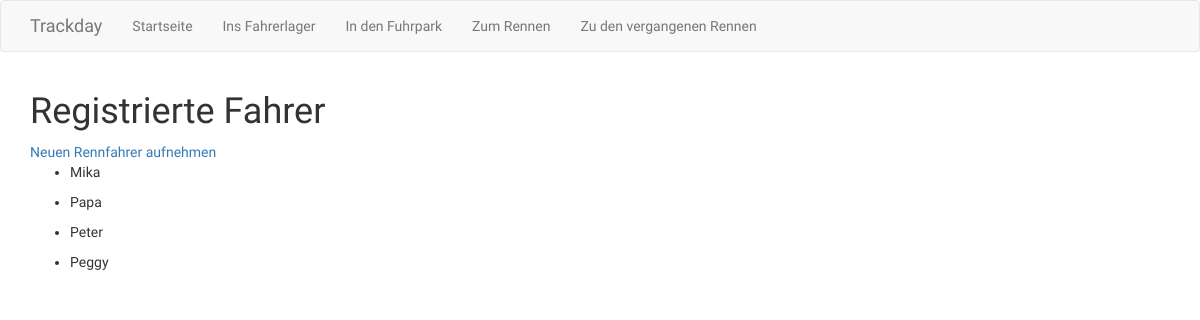
Screenshot of /racers with the database file from the repository.
### app/models.py (models this page shows)
class Racer(db.Model):
  id = db.Column(db.Integer, primary_key=True)
  name = db.Column(db.String(64), index=True, unique=True)
  def __repr__(self):
    return '<Racer {}>'.format(self.name)

### app/routes.py (the view)
@app.route('/racers')
def racers():
  racers = Racer.query.all()
  app.logger.info('got racers:' + repr(racers))
  return render_template('racers.html', title='Fahrer', racers=racers)

### app/templates/racers.html
{% extends "base.html" %}
{% block app_content %}
  <h1>Registrierte Fahrer</h1>
  <a href="{{ url_for('racer_registration') }}">Neuen Rennfahrer aufnehmen</a>
  {% for racer in racers %}
  <div class = "racer">
    <div class = "racer-data">
      <ul>
        <li>{{ racer.name }}</li>
      </ul>
    </div>
  </div>
  {% endfor %}
{% endblock %}

### app/static/styles.css (style rules this page uses)
body { font-family: 'Orbitron', sans-serif; }

### rows the page displays
Racer: name "Mika"
Racer: name "Papa"
Racer: name "Peter"
Racer: name "Peggy"
